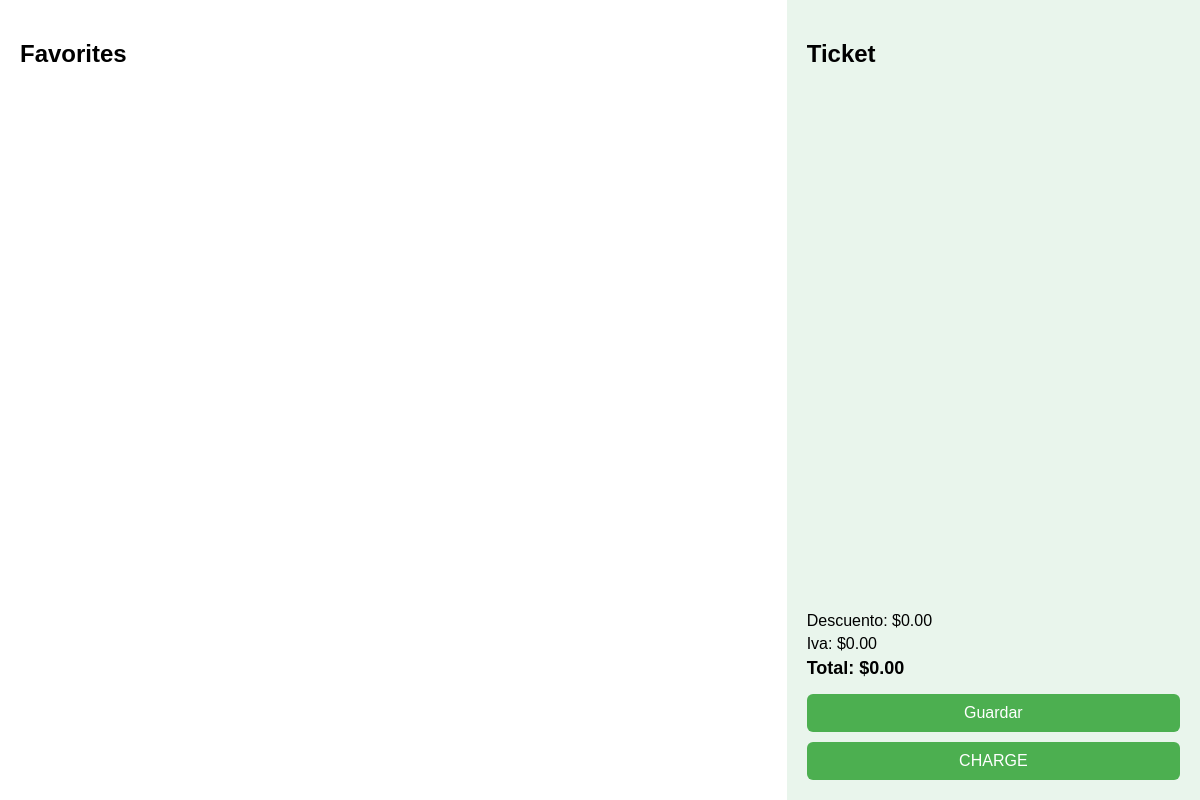
The app's page /cajero/, older data.
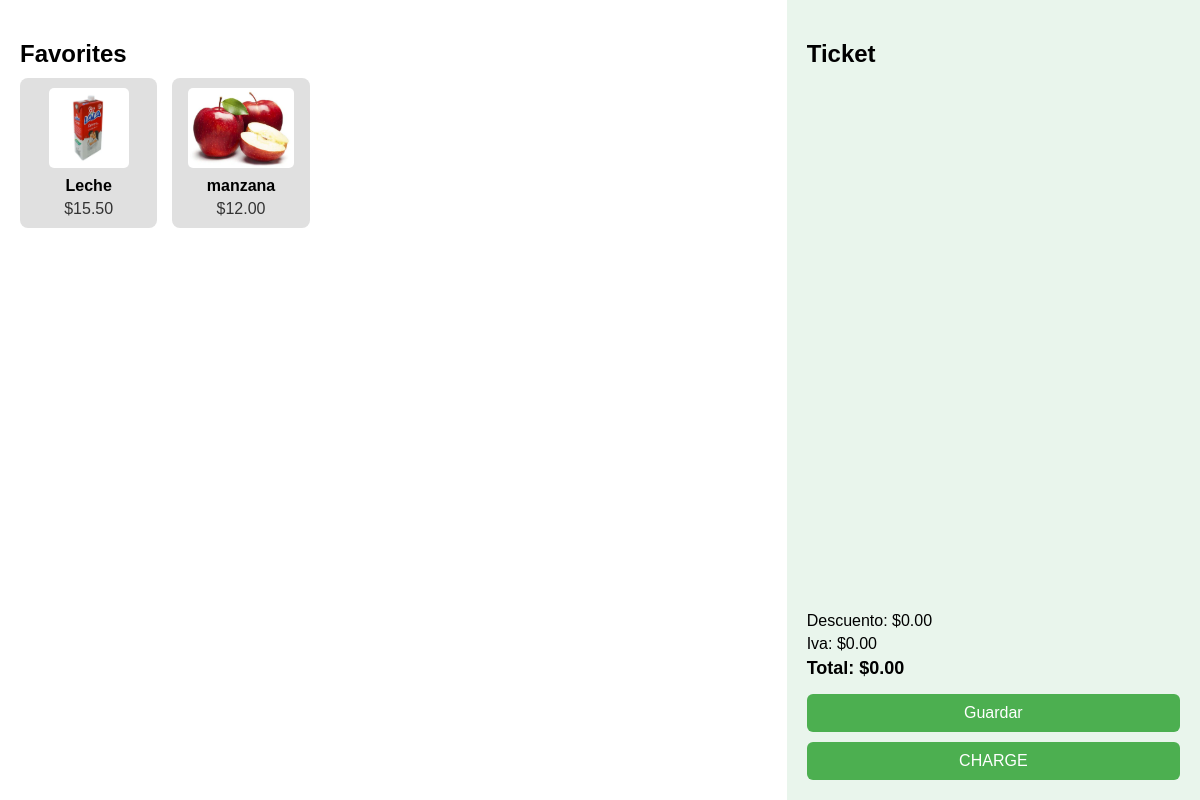
The same page, newer data.
### tasks/models.py (models this page shows, shortened)
class Producto(models.Model):
    nombre = models.CharField(max_length=100)
    descripcion = models.TextField(default='Sin descripción')
    precio = models.DecimalField(max_digits=10, decimal_places=2)
    stock = models.IntegerField(default=0)
    codigo_barras = models.CharField(max_length=50, unique=True)
    proveedor = models.ForeignKey('Proveedor', on_delete=models.CASCADE, null=True, blank=True)
    imagen = models.ImageField(upload_to='productos/', blank=True, null=True)  # ✅ Agrega esta línea

### tasks/views.py (the view)
# urls.py: path('cajero/', views.cajero_dashboard, name='cajero_dashboard'),
def cajero_dashboard(request):
    productos = Producto.objects.all()
    return render(request, 'cajero_dashboard.html', {'productos': productos})

### tasks/context_processors.py (called while the page is built)
def rol_usuario(request):
    if request.user.is_authenticated:
        try:
            return {'user_rol': request.user.usuario.rol.nombre_rol}
        except:
            return {'user_rol': None}
    return {'user_rol': None}

### tasks/templates/cajero_dashboard.html (shortened to what this page needs)
{% load static %}
<!DOCTYPE html>
<html lang="en">
<head>
  <link rel="stylesheet" href="{% static 'css/styles.css' %}">
</head>
<body>
  <div class="container">
    <div class="products-panel">
      <h2>Favorites</h2>
      <div class="grid" id="products">
        {% for producto in productos %}
        <div class="product" data-name="{{ producto.nombre }}" data-price="{{ producto.precio }}">
          {% if producto.imagen %}
            <img src="{{ producto.imagen.url }}" alt="{{ producto.nombre }}">
          {% else %}
            <img src="{% static 'img/default.png' %}" alt="default">
          {% endif %}
          <p>{{ producto.nombre }}</p>
          <span>${{ producto.precio }}</span>
        </div>
        {% endfor %}
      </div>
    </div>
    <div class="ticket-panel">
      <h2>Ticket</h2>
      <ul id="ticket-list"></ul>
      <div class="summary">
        <p>Descuento: <span id="discount">$0.00</span></p>
        <p>Iva: <span id="tax">$0.00</span></p>
        <p class="total">Total: <span id="total">$0.00</span></p>
        <button id="save">Guardar</button>
        <button id="charge">CHARGE</button>
      </div>
    </div>
  </div>
</body>
</html>

### tasks/static/css/styles.css (style rules this page uses)
body { font-family: Arial, sans-serif; margin: 0; background: #f5f5f5; }
.container { display: flex; height: 100vh; }
.products-panel { flex: 2; padding: 20px; background: #ffffff; overflow-y: auto; }
.products-panel h2 { margin-bottom: 10px; }
.grid { display: grid; grid-template-columns: repeat(auto-fill, minmax(120px, 1fr)); gap: 15px; }
.product { background: #e0e0e0; border-radius: 8px; text-align: center; padding: 10px; cursor: pointer; transition: background 0.2s; }
.product img { max-width: 100%; height: 80px; object-fit: contain; border-radius: 5px; }
.product p { margin: 5px 0; font-weight: bold; }
.product span { display: block; color: #333; }
.ticket-panel { flex: 1; background: #e9f5ec; padding: 20px; display: flex; flex-direction: column; }
.ticket-panel h2 { margin-bottom: 10px; }
#ticket-list { list-style: none; padding: 0; flex: 1; overflow-y: auto; }
.summary { margin-top: auto; }
.summary p { margin: 5px 0; }
.total { font-weight: bold; font-size: 18px; }
button { width: 100%; margin-top: 10px; padding: 10px; background: #4caf50; color: white; border: none; border-radius: 6px; font-size: 16px; cursor: pointer; }

Row changes from the older to the newer data that the page shows:
added Producto: imagen (picture), nombre "Leche", precio "15.50"
added Producto: imagen (picture), nombre "manzana", precio "12.00"
